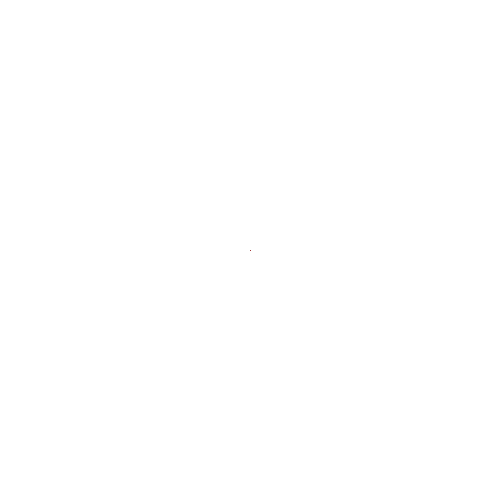
Frame 1 (no input)
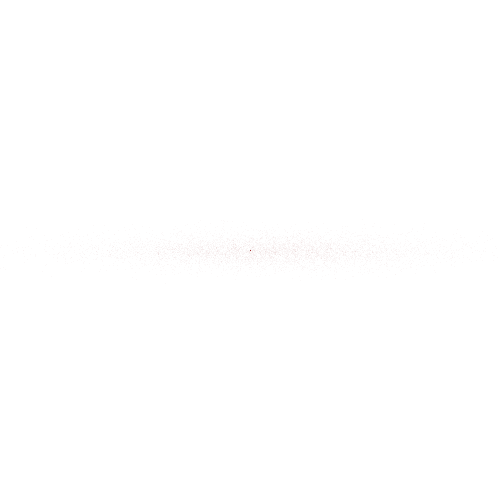
Frame 60 (the mouse pressed at the canvas centre just before this capture)
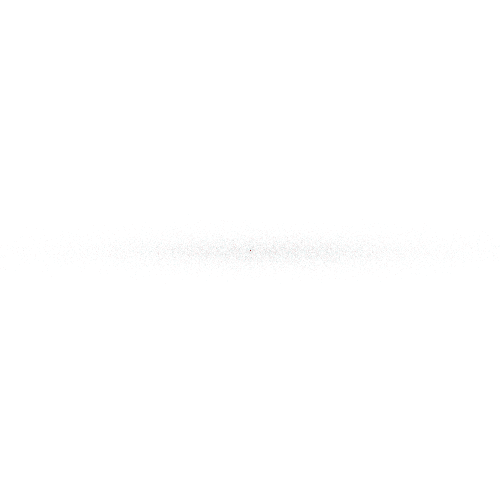
Frame 120 (the mouse held since frame 60 and released just before this capture)

The Processing sketch that drew these frames (run headless with seeded random() and noise(); from frame 60 on, the mouse is pressed at the canvas centre):

// Processing sketch: paseoAleatorioGauss_Col_01
// ── paseoAleatorioGauss_Col_01.pde
Walker[]w = new Walker [100];

void setup() {
  size(500, 500);
  background(255);
  colorMode(HSB,360,100,100);
  for (int i =0; i< w.length; i++) {
    w[i] = new Walker();
  }
}

void draw() {
  for (int i = 0; i< w.length; i++) {
    w[i].display(map(mouseX,0,width,0,360), 50, 50);
    w[i].step();
  }
}
// ── Walker.pde
class Walker {
  int x;
  int y;

  Walker() {
    x = width/2;
    y = height/2;
  }

  void display(float r, float g, float b) {
    stroke(r, g, b,10);
    point(x, y);
  }

  void step() {
    int choice = int(random(4));
    


      if (choice == 0) {
        x++;
      } else if (choice == 1) {
        x--;
      } else if (choice == 2) {
        y++;
      } else {
        y--;
      }
      
      x = constrain(x,int(xGauss()),int(xGauss()));
      y = constrain(y,int(yGauss()),int(yGauss()));
      
    //noFill();
    //stroke(0,10);
    //ellipse(width/2,height/2,xGauss(),yGauss());

    //println(xGauss()+" "+yGauss()+" "+mouseX);
  }

  //formula para la distribución normal en X
  float xGauss() {
    float Gauss = randomGaussian();
    float sDev = 100;
    float media = width/2;


    float xG = sDev * Gauss + media;

    return xG;
  }

  //formula Para la distribución normal en Y
  float yGauss() {
    float Gauss = randomGaussian();
    float sDev = 10;
    float media = height/2;


    float yG = sDev * Gauss + media;

    return yG;
  }
}//EOC
